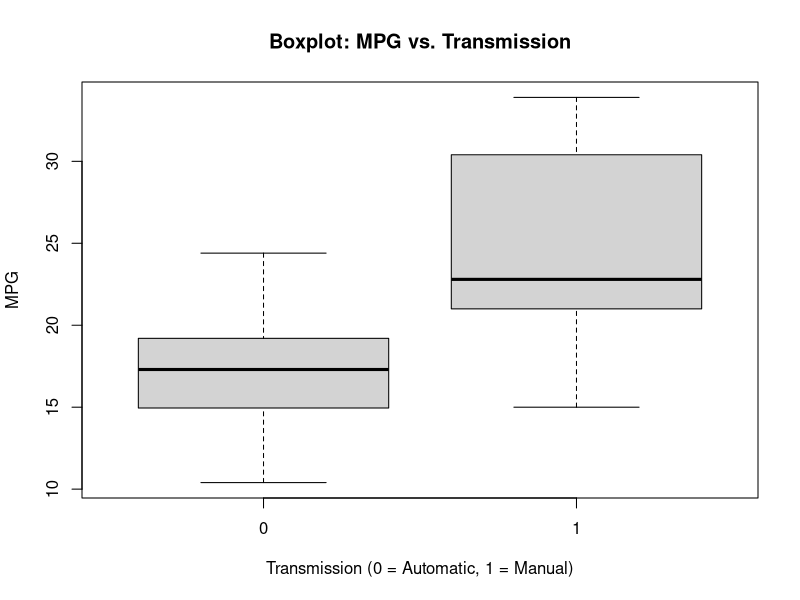
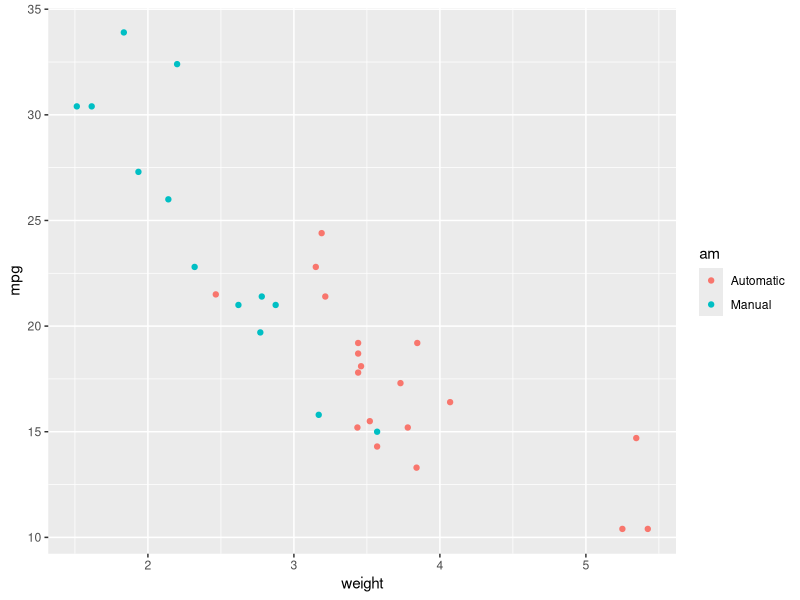
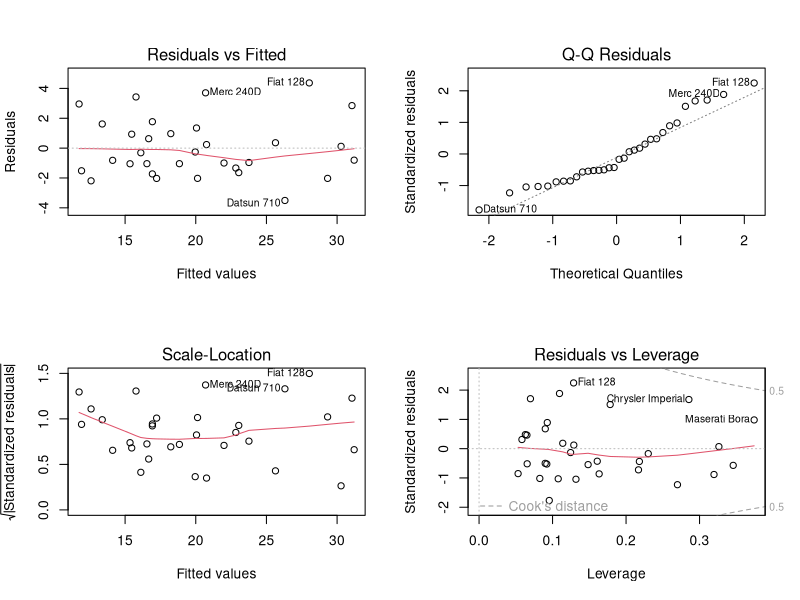

Recreate these plots in R, in order.
## ---- chunk 1
library(ggplot2)
library (datasets)
data (mtcars)
mtcars$am <- factor(mtcars$am)
head(mtcars,5)
dim(mtcars)
## ---- chunk 2
result <- t.test(mpg ~ am, data=mtcars)
result$p.value
result$estimate
## ---- chunk 3
full<- lm(mpg~., data=mtcars)
summary(full)$coef
## ---- chunk 4
newmodel<-step(full, k=log(nrow(mtcars)))
summary(newmodel)
## ---- chunk 5
IntModel<-lm(mpg~wt+qsec+am+wt:am, data=mtcars)
summary(IntModel)
## ---- chunk 6
amonly<- lm(mpg~am, data=mtcars)
summary(amonly)
## ---- chunk 7
anova(amonly, newmodel, full, IntModel)
confint(IntModel)
## ---- chunk 8
summary(IntModel)$coef
## ---- chunk 9
sum((abs(dfbetas(IntModel)))>1)
## ---- chunk 10
boxplot(mpg ~ am, xlab="Transmission (0 = Automatic, 1 = Manual)", ylab="MPG",
        main="Boxplot: MPG vs. Transmission", data=mtcars)
## ---- chunk 11
ggplot(mtcars, aes(x=wt, y=mpg, group=am, color=am, height=3, width=3)) + geom_point() +  
scale_colour_discrete(labels=c("Automatic", "Manual")) + 
xlab("weight")
## ---- chunk 12
par(mfrow = c(2, 2))
plot(IntModel)
